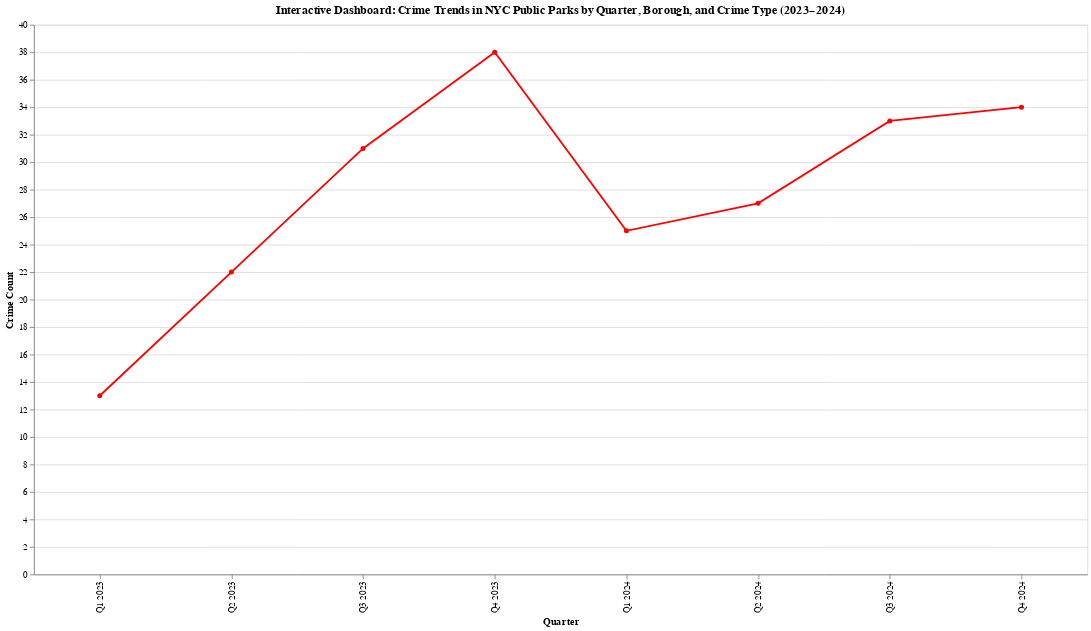

The cell this chart's notebook holds for it:
### Code cell
# large datasets
alt.data_transformers.disable_max_rows()

# load and clean dataa
df = pd.read_csv("combined_nyc_park_crime_stats.csv")
df.columns = df.columns.str.strip().str.upper().str.replace(" ", "_")
df["BOROUGH"] = df["BOROUGH"].astype(str).str.strip().str.title()

# quarter labels
df["QUARTER_STR"] = "Q" + df["QUARTER"].astype(str) + " " + df["YEAR"].astype(str)
df["QUARTER_ORDER"] = df["YEAR"].astype(str) + "Q" + df["QUARTER"].astype(str)

# Define + clean crime cols
crime_columns = [
    "MURDER", "RAPE", "ROBBERY", "FELONY_ASSAULT",
    "BURGLARY", "GRAND_LARCENY", "GRAND_LARCENY_OF_MOTOR_VEHICLE"
]

for col in crime_columns:
    df[col] = pd.to_numeric(df[col], errors="coerce").fillna(0)

# Meltt
df_melted = df.melt(
    id_vars=["BOROUGH", "PARK", "QUARTER", "YEAR", "QUARTER_STR", "QUARTER_ORDER"],
    value_vars=crime_columns,
    var_name="CRIME_TYPE",
    value_name="CRIME_COUNT"
)

# agg
agg = df_melted.groupby(
    ["QUARTER_STR", "QUARTER_ORDER", "CRIME_TYPE", "BOROUGH"]
).agg(CRIME_COUNT=("CRIME_COUNT", "sum")).reset_index().sort_values("QUARTER_ORDER")

# Borough dropdown
borough_dropdown = alt.binding_select(
    options=sorted(agg["BOROUGH"].unique()), name="Select Borough: "
)
borough_select = alt.selection_point(fields=["BOROUGH"], bind=borough_dropdown, value="Bronx")

# Crime type radio
crime_types = sorted(agg["CRIME_TYPE"].unique())
crime_radio = alt.binding_radio(options=crime_types, name="Select Crime Type: ")
crime_select = alt.selection_point(fields=["CRIME_TYPE"], bind=crime_radio, value="ROBBERY")

# filter
filtered = agg

line_chart = alt.Chart(filtered).mark_line(point=True).encode(
    x=alt.X("QUARTER_STR:N", title="Quarter", sort=agg["QUARTER_STR"].unique().tolist()),
    y=alt.Y("CRIME_COUNT:Q", title="Crime Count"),
    color=alt.value('RED'),
    tooltip=["QUARTER_STR", "BOROUGH", "CRIME_TYPE", "CRIME_COUNT"]
).transform_filter(
    borough_select
).transform_filter(
    crime_select
).add_params(
    borough_select,
    crime_select
).properties(
    title="Interactive Dashboard: Crime Trends in NYC Public Parks by Quarter, Borough, and Crime Type (2023–2024)",
    width=1150,
    height=600
)

line_chart.save("interactive_dashboard.html")
line_chart.display()

### Figure 1 — Vega-Lite specification as saved in the notebook (floating-point values rounded to 4 significant figures; data arrays with more than 128 entries replaced by an {"elided": "..."} marker saying what was removed)
{"config": {"view": {"continuousWidth": 300, "continuousHeight": 300}}, "data": {"name": "data-96fe4fb3624bfe19070af0cbcc0c49f2"}, "mark": {"type": "line", "point": true}, "encoding": {"color": {"value": "RED"}, "tooltip": [{"field": "QUARTER_STR", "type": "nominal"}, {"field": "BOROUGH", "type": "nominal"}, {"field": "CRIME_TYPE", "type": "nominal"}, {"field": "CRIME_COUNT", "type": "quantitative"}], "x": {"field": "QUARTER_STR", "sort": ["Q1 2023", "Q2 2023", "Q3 2023", "Q4 2023", "Q1 2024", "Q2 2024", "Q3 2024", "Q4 2024"], "title": "Quarter", "type": "nominal"}, "y": {"field": "CRIME_COUNT", "title": "Crime Count", "type": "quantitative"}}, "height": 600, "params": [{"name": "param_5", "select": {"type": "point", "fields": ["BOROUGH"]}, "bind": {"input": "select", "options": ["Bronx", "Brooklyn", "Brooklyn/Queens", "Manhattan", "Queens", "Staten Island"], "name": "Select Borough: "}, "value": "Bronx"}, {"name": "param_6", "select": {"type": "point", "fields": ["CRIME_TYPE"]}, "bind": {"input": "radio", "options": ["BURGLARY", "FELONY_ASSAULT", "GRAND_LARCENY", "GRAND_LARCENY_OF_MOTOR_VEHICLE", "MURDER", "RAPE", "ROBBERY"], "name": "Select Crime Type: "}, "value": "ROBBERY"}], "title": "Interactive Dashboard: Crime Trends in NYC Public Parks by Quarter, Borough, and Crime Type (2023–2024)", "transform": [{"filter": {"param": "param_5"}}, {"filter": {"param": "param_6"}}], "width": 1150, "$schema": "https://vega.github.io/schema/vega-lite/v5.8.0.json", "datasets": {"data-96fe4fb3624bfe19070af0cbcc0c49f2": {"elided": "336 records"}}}
